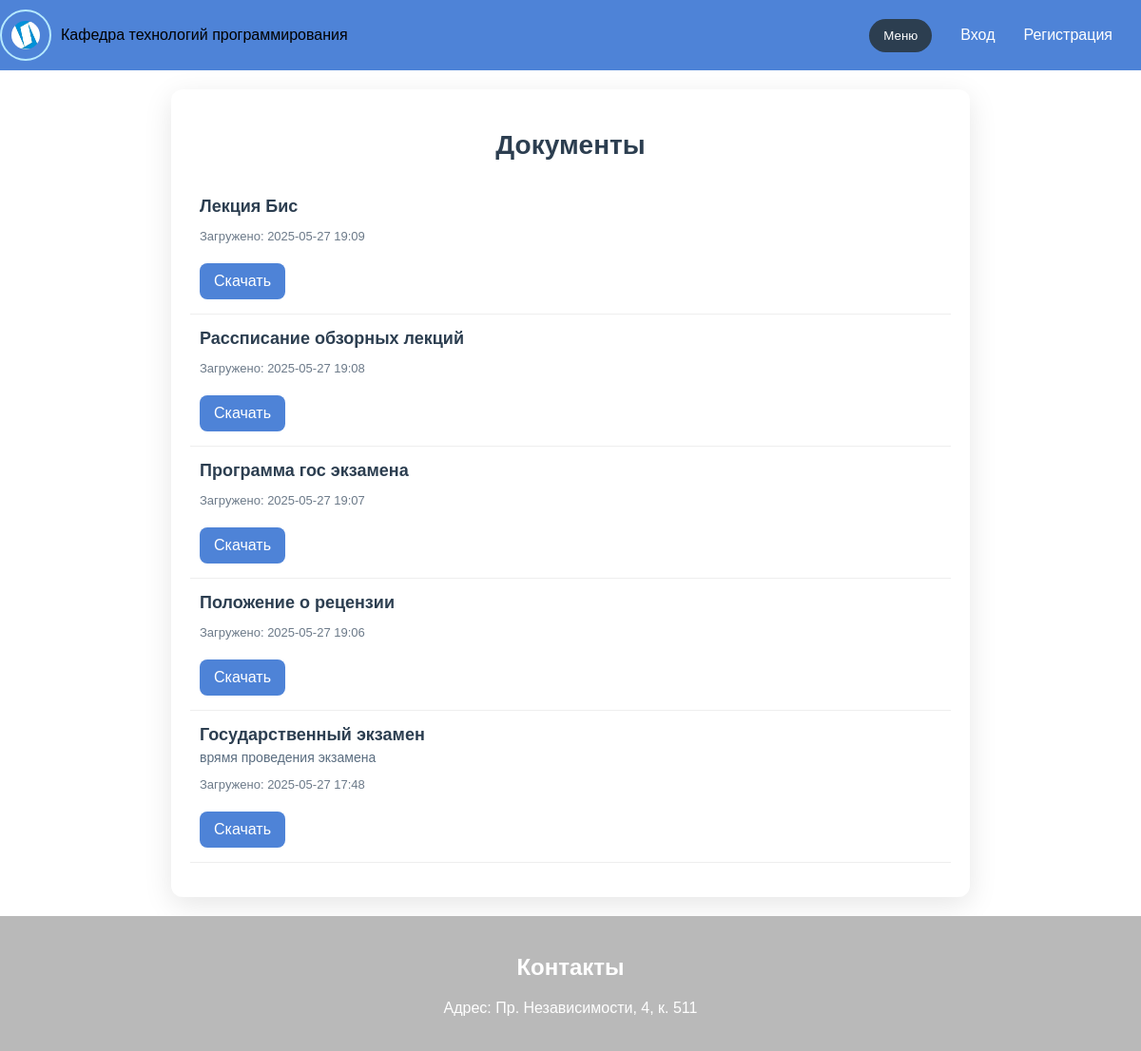
/documents/, run on the app's committed database.
### webkafedra/models.py (models this page shows, shortened)
class Document(models.Model):
    title = models.CharField(max_length=200, verbose_name="Название документа")
    file = models.FileField(upload_to='documents/', verbose_name="Файл")
    description = models.TextField(blank=True, null=True, verbose_name="Описание")
    uploaded_at = models.DateTimeField(auto_now_add=True, verbose_name="Дата загрузки")
    uploaded_by = models.ForeignKey(
        User, on_delete=models.SET_NULL, null=True, blank=True,
        verbose_name="Загружено суперпользователем"
    )

### webkafedra/views.py (the view)
# urls.py: path("documents/", document_list, name="document_list"),
def document_list(request):
    documents = Document.objects.all().order_by('-uploaded_at')
    return render(request, 'documents/document_list.html', {'documents': documents})

### webkafedra/templates/documents/document_list.html (shortened to what this page needs)
{% extends "empl_review.html" %}
{% load static %}
{% block content %}
<div class="documents-list-container" style="max-width: 800px; margin: 20px auto; padding: 20px; background: white; border-radius: 12px; box-shadow: 0 8px 30px rgba(0,0,0,0.1);">
  <h2 style="text-align: center; font-size: 28px; color: #2c3e50;">Документы</h2>
  {% if documents %}
    <ul style="list-style: none; padding: 0;">
      {% for doc in documents %}
        <li style="padding: 15px 10px; border-bottom: 1px solid #eee;">
          <strong style="font-size: 18px; color: #2c3e50;">{{ doc.title }}</strong>
          {% if doc.description %}
            <p style="font-size: 14px; color: #5a6d80; margin: 5px 0;">{{ doc.description }}</p>
          {% endif %}
          <p style="font-size: 13px; color: #6c7a89;">Загружено: {{ doc.uploaded_at|date:"Y-m-d H:i" }}</p>
          <a href="{{ doc.file.url }}" download style="display: inline-block; margin-top: 8px; background: #4e83d7; color: #fff; padding: 10px 15px; border-radius: 8px; text-decoration: none;">Скачать</a>
        </li>
      {% endfor %}
    </ul>
  {% else %}
    <p style="text-align: center; color: #6c7a89; font-size: 16px;">Нет доступных документов</p>
  {% endif %}
</div>
{% endblock %}

### webkafedra/static/css/styles.css (style rules this page uses)
body, h1, a { margin: 0; padding: 0; font-family: Arial, sans-serif; text-decoration: none; }

### data on the page
Document: title "Лекция Бис", uploaded_at "2025-05-27 19:09"
Document: title "Рассписание обзорных лекций", uploaded_at "2025-05-27 19:08"
Document: title "Программа гос экзамена", uploaded_at "2025-05-27 19:07"
Document: title "Положение о рецензии", uploaded_at "2025-05-27 19:06"
Document: title "Государственный экзамен", description "врямя проведения экзамена", uploaded_at "2025-05-27 17:48"
